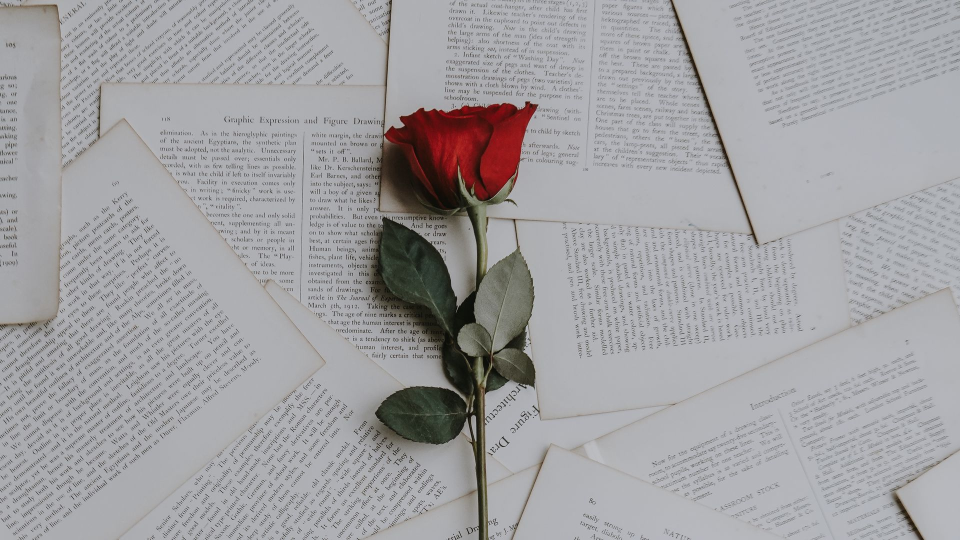
#> input picture data/flower.jpg, 1920 x 1080 px (shown at 1/2 size)
$ python tutorial2.py
#> lines starting #> are read from the running program, lines starting #| are printed output that depends on the picture; after the words box and inside, x2 and y2 are one past the last pixel; in counts of white or black regions, pixels touching at a corner belong together
import cv2
import random


img = cv2.imread('data/flower.jpg', -1)
#> img is the input picture: shape (1080, 1920, 3); mean B, G, R 162.8, 160.2, 161.1

# height, width, channels
# channel : blue, green, red
print(img.shape)
#| (1080, 1920, 3)

width = img.shape[1]
#> width = 1920

for i in range(100):
    for j in range(width):
        img[i][j] = [random.randint(0, 255), random.randint(0, 255), random.randint(0, 255)]
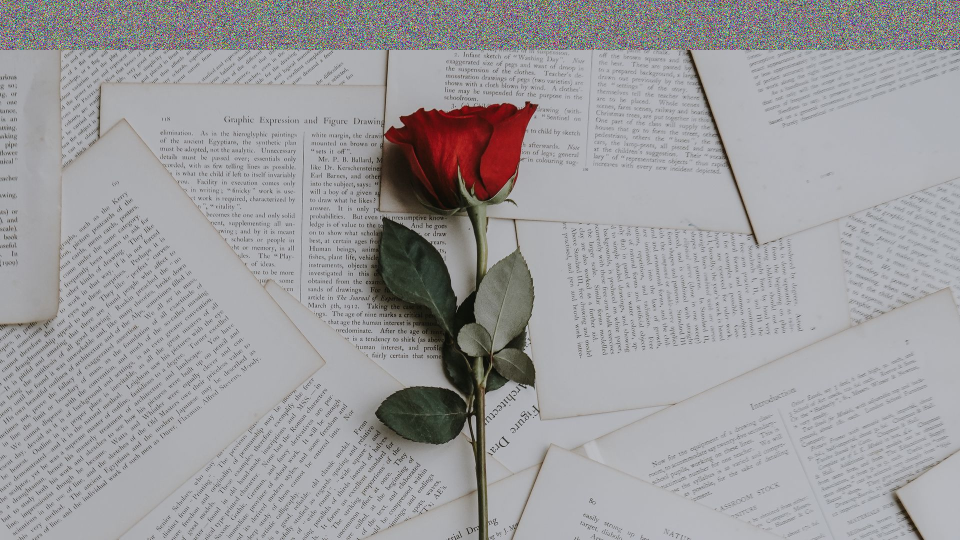
#> img: shape (1080, 1920, 3) (shown at 1/2 size); 9.26% of pixels changed, all inside (x1, y1, x2, y2) = (0, 0, 1920, 100)

img = cv2.resize(img, (0, 0), fx=0.5, fy=0.5)
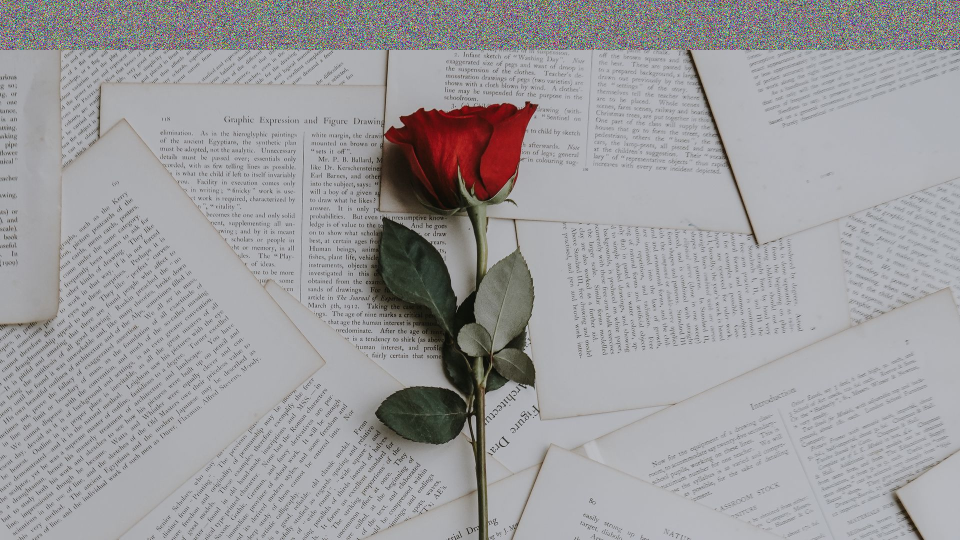
#> img: shape (540, 960, 3); mean B, G, R 158.9, 156.6, 157.6
cv2.imshow('Image', img)
cv2.waitKey(0)
cv2.destroyAllWindows()


img2 = cv2.imread('data/flower.jpg', -1)

tag = img2[400:600, 800:1000]
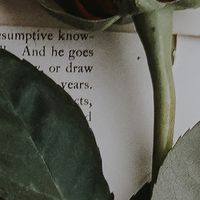
#> tag: shape (200, 200, 3); mean B, G, R 85.7, 94.9, 93.6
img2[600:800, 1000:1200] = tag
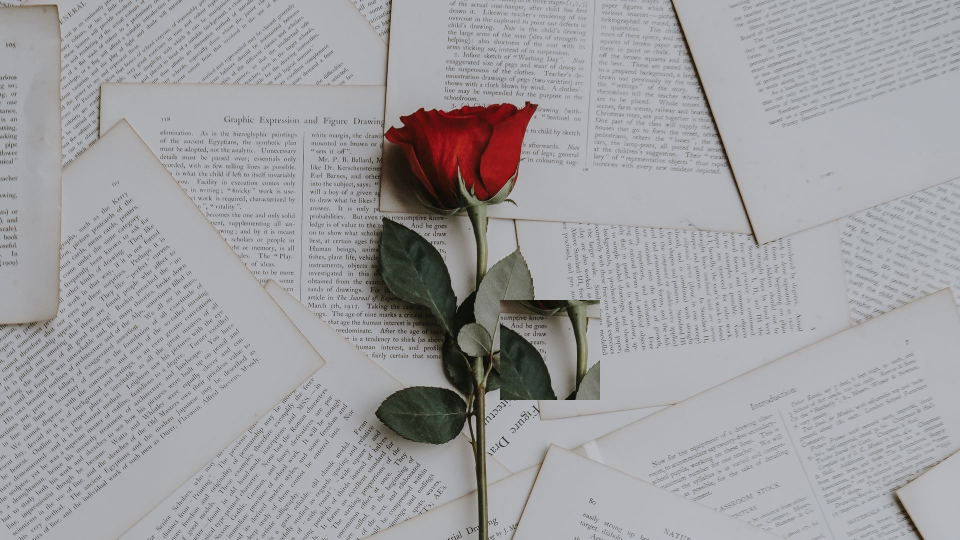
#> img2: shape (1080, 1920, 3) (shown at 1/2 size); 1.93% of pixels changed, all inside (x1, y1, x2, y2) = (1000, 600, 1200, 800)
img2 = cv2.resize(img2, (0, 0), fx=0.5, fy=0.5)
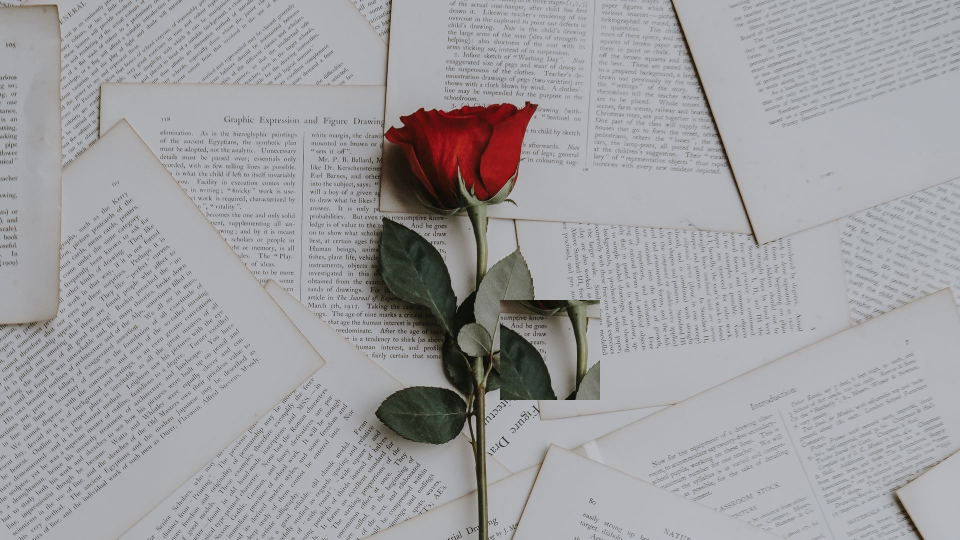
#> img2: shape (540, 960, 3); mean B, G, R 161.7, 159.2, 160.1

cv2.imshow('Image', img2)
cv2.waitKey(0)
cv2.destroyAllWindows()

$ run again, with data/butterfly.jpg copied over data/flower.jpg
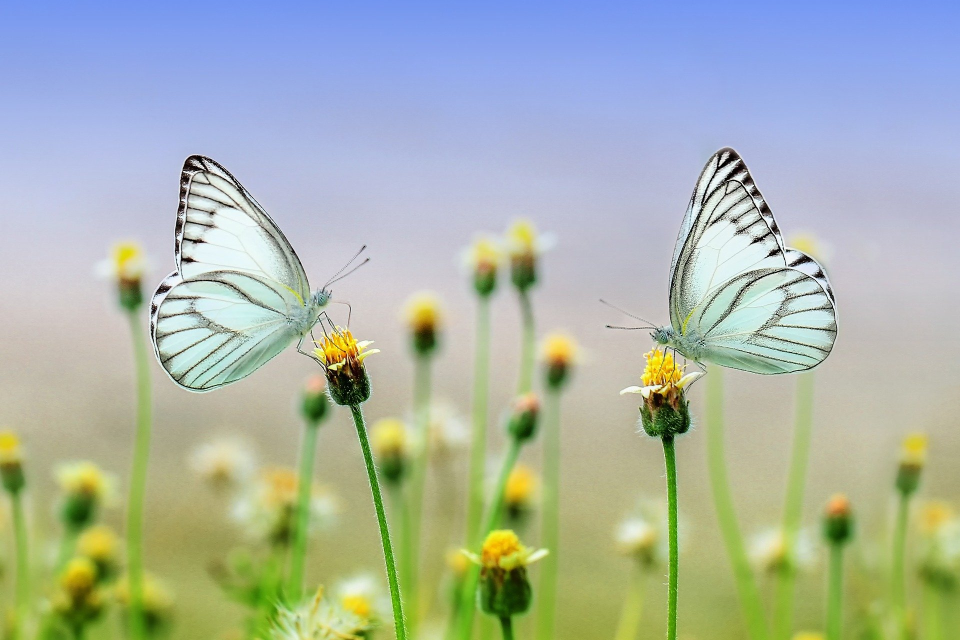
#> input picture data/butterfly.jpg, 1920 x 1280 px (shown at 1/2 size)
#> img is the input picture: shape (1280, 1920, 3); mean B, G, R 168.4, 180.3, 169.6
#| (1280, 1920, 3)
#> after the loop `for i in range(100):`:
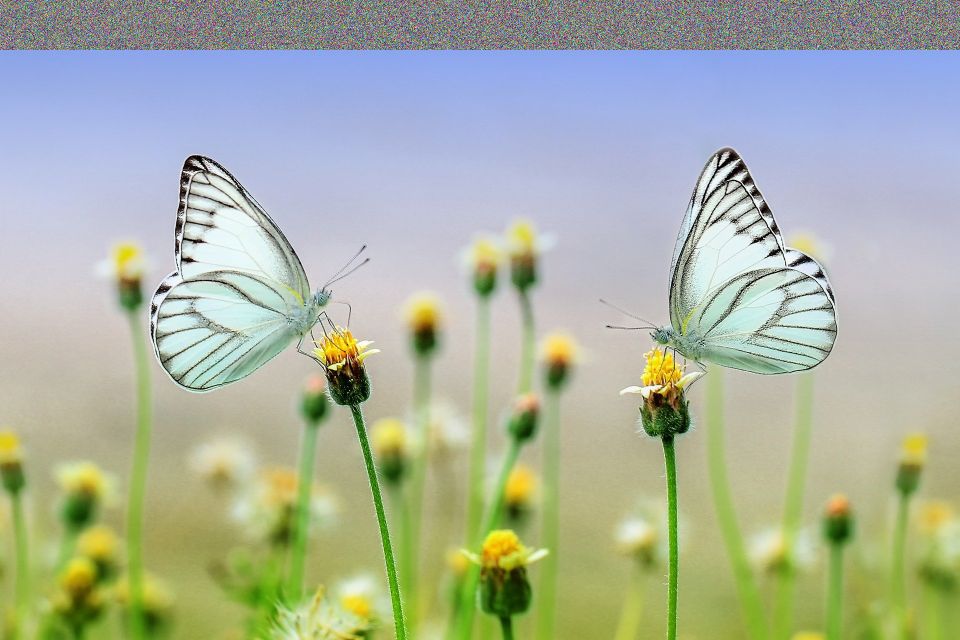
#> img: shape (1280, 1920, 3) (shown at 1/2 size); 7.81% of pixels changed, all inside (x1, y1, x2, y2) = (0, 0, 1920, 100)
#> `img2 = cv2.resize(img2, (0, 0), fx=0.5, fy=0.5)`:
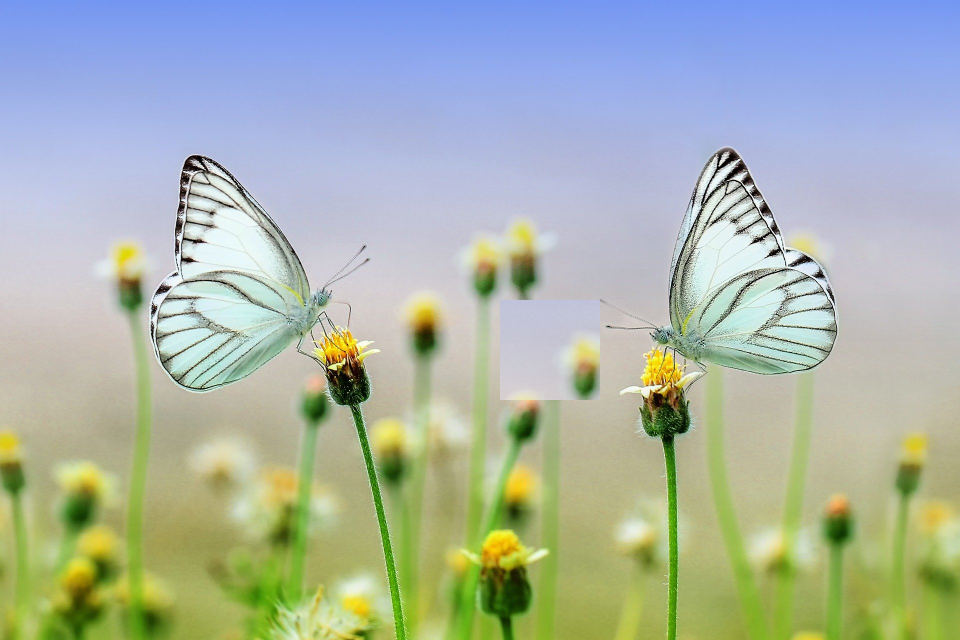
#> img2: shape (640, 960, 3); mean B, G, R 169, 180.6, 169.8
